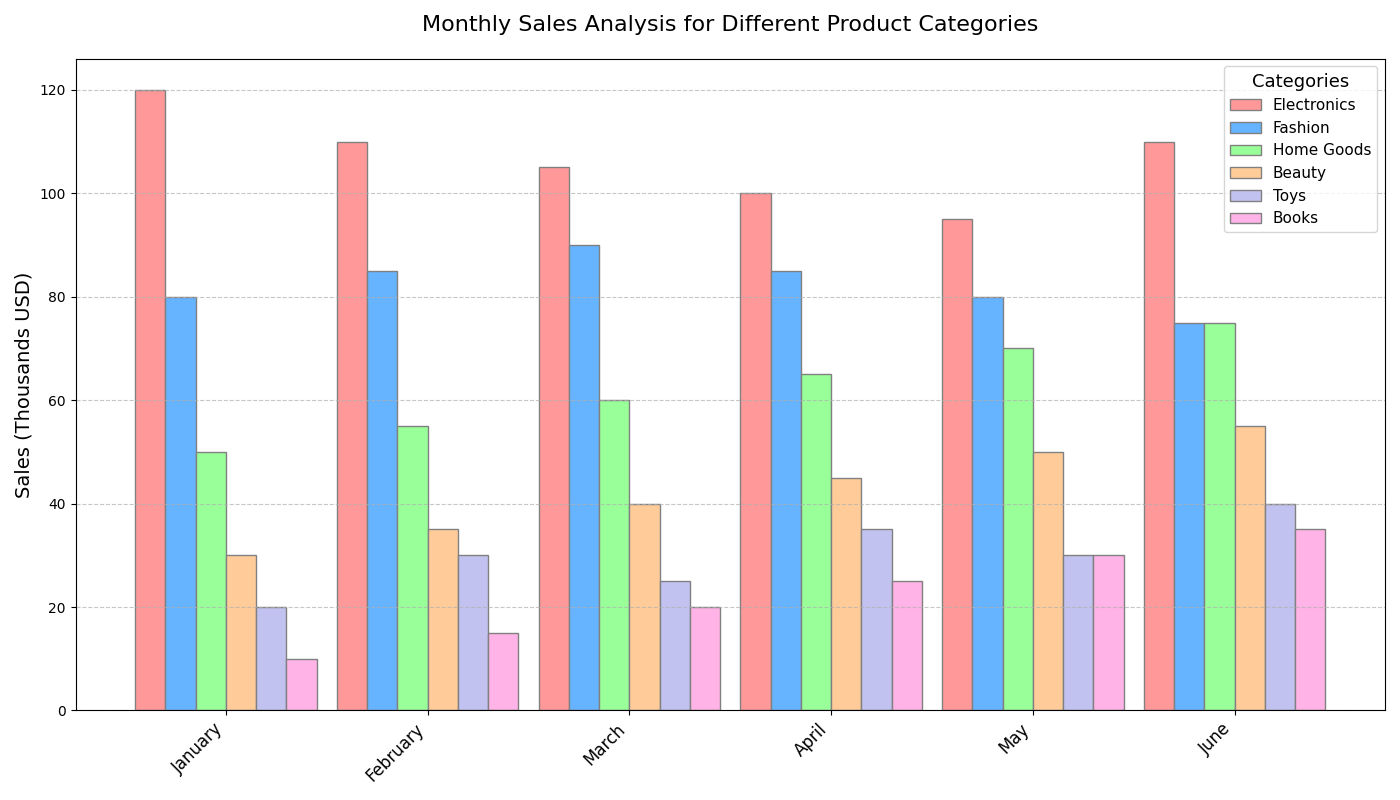

The Python source for this figure:
import matplotlib.pyplot as plt
import numpy as np

# Backstory: Analysis of Monthly Sales for Different Product Categories in a Retail Store

# Categories and corresponding sales data over the first 6 months of the year
categories = ["Electronics", "Fashion", "Home Goods", "Beauty", "Toys", "Books"]
months = ["January", "February", "March", "April", "May", "June"]

# Sales data in thousands USD (no random usage, explicitly crafted)
sales_data = [
    [120, 110, 105, 100, 95, 110],  # Electronics
    [80, 85, 90, 85, 80, 75],       # Fashion
    [50, 55, 60, 65, 70, 75],       # Home Goods
    [30, 35, 40, 45, 50, 55],       # Beauty
    [20, 30, 25, 35, 30, 40],       # Toys
    [10, 15, 20, 25, 30, 35]        # Books
]

# Convert sales_data to a numpy array for easier manipulation
sales_data = np.array(sales_data)

# Set up the bar chart
fig, ax = plt.subplots(figsize=(14, 8))

# Position of bars along the x-axis
x = np.arange(len(months))

# Bar width
bar_width = 0.15

# Colors for different categories
colors = ['#ff9999','#66b3ff','#99ff99','#ffcc99','#c2c2f0','#ffb3e6']

# Plot bars for each category
for i in range(len(categories)):
    ax.bar(x + i*bar_width, sales_data[i], width=bar_width, color=colors[i], edgecolor='grey', label=categories[i])

# Title and labels
ax.set_title('Monthly Sales Analysis for Different Product Categories', fontsize=16, pad=20)
ax.set_ylabel('Sales (Thousands USD)', fontsize=14)
ax.set_xticks(x + bar_width * (len(categories) - 1) / 2)
ax.set_xticklabels(months, rotation=45, ha='right', fontsize=12)

# Add a legend
ax.legend(title="Categories", title_fontsize='13', fontsize='11')

# Add grid and adjust layout
ax.grid(axis='y', linestyle='--', alpha=0.7)
plt.tight_layout()

# Show the plot
plt.show()
